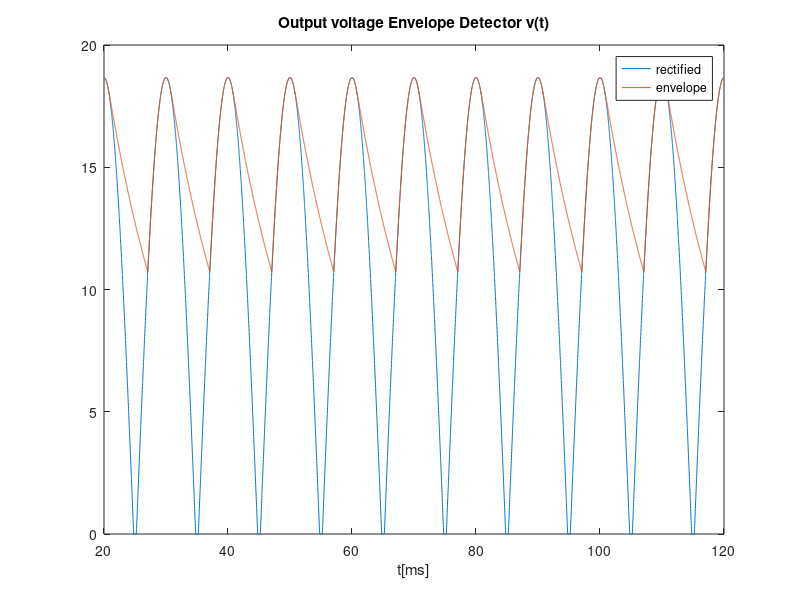
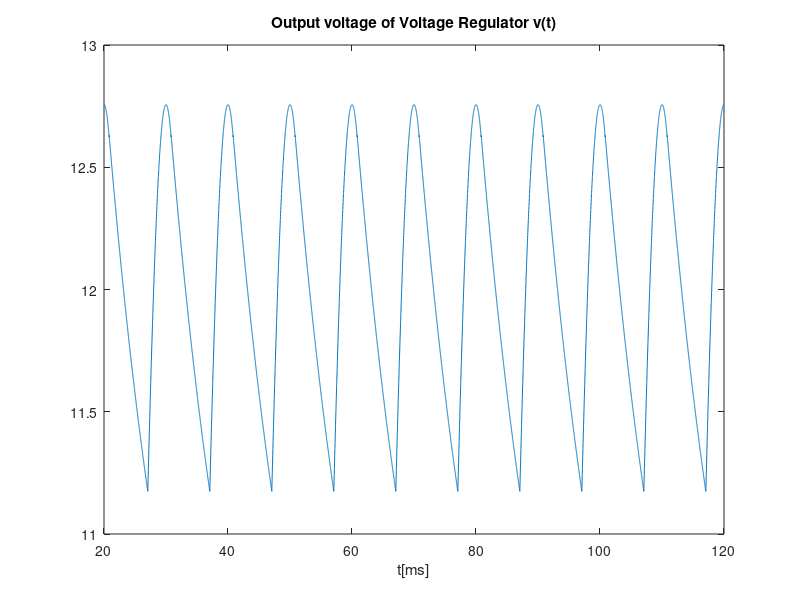

MATLAB code to generate these figures, in order:
%Envelope detector--------------

t=linspace(2e-2, 12e-2, 10000);
f=50; %Hz
w=2*pi*f;
A = 20; %Volts
R = 1e3; %Ohm
C = 12e-6; %Farad

VON=12.021610/18;
vlim =2*VON;

B = A - vlim;

vS = A * cos(w*t);
vS0 = abs(vS);
vOhr = zeros(1, length(t));
vO = zeros(1, length(t));

figure
for i=1:length(t)
  if (vS0(i) > vlim)
    vOhr(i) = vS0(i)-vlim;
  else
    vOhr(i) = 0;
  endif
endfor

plot(t*1000, vOhr)

hold on

tOFF = 1/w * atan(1/w/R/C);
texp = linspace(0, 1e-2, 1000);


function f = f(B, w, tOFF, tstart, R, C)
f = B*cos(w*tOFF)*exp(-(tstart - tOFF)/R/C);
endfunction

for(j = 0:9)
for i=1:length(texp)
k = i + j*length(texp);
    valueexp = f(B, w, tOFF, texp(i), R, C);
  if texp(i) < tOFF
    vO(k) = vOhr(i);
  elseif valueexp > vOhr(i)
    vO(k) = valueexp;
  else 
    vO(k) = vOhr(i);
  endif
endfor
endfor

plot(t*1000, vO)
title("Output voltage Envelope Detector v(t)")
xlabel ("t[ms]")
legend("rectified","envelope")
print ("venvlope.eps", "-depsc");

hold off

Vaverage = mean(vO)

%Voltage regulator--------------
vii = 6.475163e+00;
iir = vii/3000;

rd = (1.610751/iir)/18 %ohm determinada a partir do voltage regulator do spice
Rvr = 3000; %ohm

vIncrement = vO-Vaverage;
vri = 18*rd/(18*rd + Rvr)*vIncrement + 18*VON; %amplitude: uses 16 diodes in series

ripple = max(vri) - min(vri)

vriaverage = mean(vri)
figure
plot(t*1000, vri)
title("Output voltage of Voltage Regulator v(t)")
xlabel ("t[ms]")
print ("voltageRegulator.eps", "-depsc");
